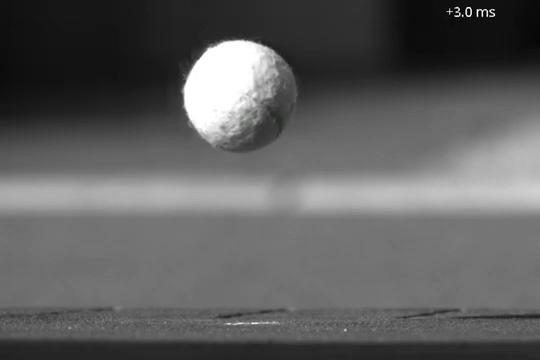
#> input picture frame 30 of ComputationalProject2/video.mp4, 540 x 360 px, given in place of good.mp4, which was not available
$ python final.py   (older library calls are emulated)
#> lines starting #> are read from the running program, lines starting #| are printed output that depends on the picture; after the words box and inside, x2 and y2 are one past the last pixel; in counts of white or black regions, pixels touching at a corner belong together; pictures that were not available may be replaced by others from this repository, and a replacement may not be noted
import cv2
import numpy as np

def detect_edges(image):
    sobel_x = np.array([[-1, 0, 1], [-2, 0, 2], [-1, 0, 1]])
    sobel_y = np.array([[-1, -2, -1], [0, 0, 0], [1, 2, 1]])

    grad_x = cv2.filter2D(image, cv2.CV_64F, sobel_x)
    grad_y = cv2.filter2D(image, cv2.CV_64F, sobel_y)

    grad_magnitude = np.sqrt(grad_x ** 2 + grad_y ** 2)

    grad_magnitude = (grad_magnitude / grad_magnitude.max() * 255).astype(np.uint8)
    _, edges = cv2.threshold(grad_magnitude, 50, 255, cv2.THRESH_BINARY)

    return edges

def calculate_distances(pts1, pts2):
    if len(pts1) == 0 or len(pts2) == 0:
        return []
    result = []
    for pt2 in pts2:
        row = []
        for pt1 in pts1:
            dist = ((pt1[0] - pt2[0]) ** 2 + (pt1[1] - pt2[1]) ** 2) ** 0.5
            row.append(dist)
        result.append(row)
    return result

def calculate_mean(lst):
    if len(lst) == 0:
        return 0
    total = 0
    for val in lst:
        total += val
    return total / len(lst)

def apply_threshold(diff_frame, threshold_value):
    thresh_frame = diff_frame.copy()
    for y in range(diff_frame.shape[0]):
        for x in range(diff_frame.shape[1]):
            thresh_frame[y, x] = 255 if diff_frame[y, x] > threshold_value else 0
    return thresh_frame

def process_video(video_path):
#> called with video_path = 'good.mp4'
    cap = cv2.VideoCapture(video_path)

    _, prev_frame = cap.read()
#> prev_frame is the input picture: shape (360, 540, 3); mean B, G, R 94.4, 94.4, 94.4
    prev_gray = cv2.cvtColor(prev_frame, cv2.COLOR_BGR2GRAY)

    prev_centroids = []
    frame_count = 0

    while cap.isOpened():
        ret, frame = cap.read()
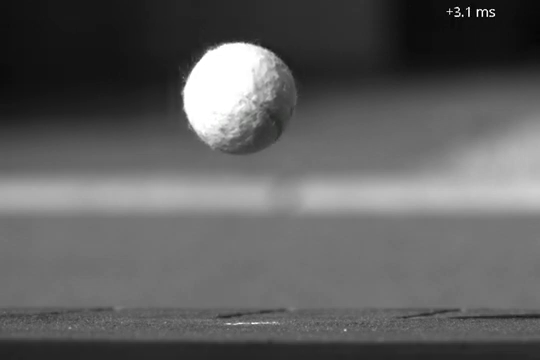
#> input picture frame 31 of ComputationalProject2/video.mp4, 540 x 360 px, given in place of good.mp4, which was not available
#> frame is the input picture: shape (360, 540, 3); mean B, G, R 94.3, 94.3, 94.3
        if not ret:
            break

        gray = cv2.cvtColor(frame, cv2.COLOR_BGR2GRAY)

        diff = cv2.absdiff(prev_gray, gray)
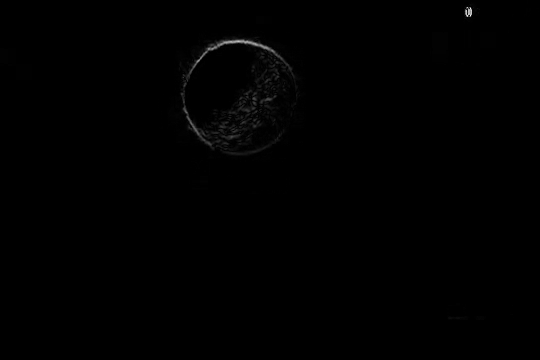
#> diff: shape (360, 540); min 0, max 250, mean 0.7

        thresh = apply_threshold(diff, 25)
#> after the loop in apply_threshold, `for y in range(diff_frame.shape[0]):`:
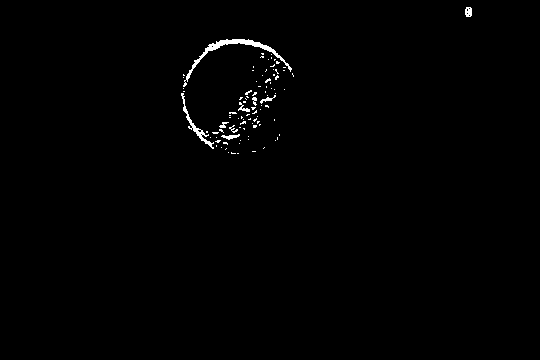
#> thresh_frame: shape (360, 540); 0.73% white; 94 white regions (85 under 20 px), largest, box (x1, y1, x2, y2) and area: (183, 39, 292, 87) 547, (181, 93, 214, 149) 231, (465, 7, 472, 17) 59

        edges = detect_edges(thresh)
#> in detect_edges, `grad_x = cv2.filter2D(image, cv2.CV_64F, sobel_x)`:
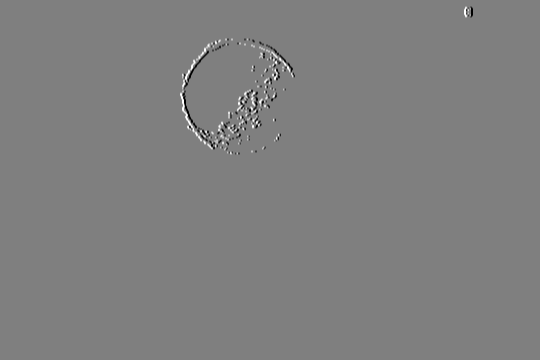
#> grad_x: shape (360, 540) float64; min -1020, max 1020, mean 0; drawn with min black and max white
#> in detect_edges, `_, edges = cv2.threshold(grad_magnitude, 50, 255, cv2.THRESH_BINARY)`:
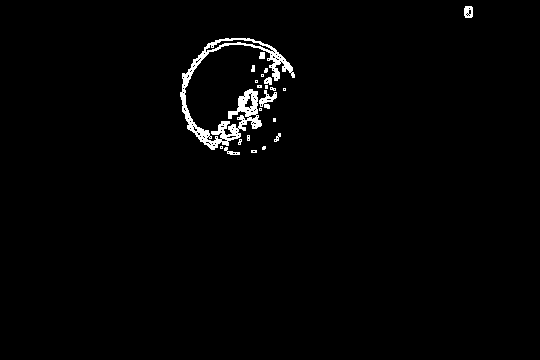
#> edges: shape (360, 540); 1.6% white; 22 white regions (14 under 20 px)

        contours, _ = cv2.findContours(edges, cv2.RETR_EXTERNAL, cv2.CHAIN_APPROX_SIMPLE)
#> contours = 22 contours, 15 with area under 20; largest, box (x1, y1, x2, y2) and area: (180, 38, 295, 150) 2384, (259, 90, 277, 109) 117, (464, 6, 473, 18) 84, (264, 77, 272, 85) 37, (224, 147, 240, 155) 35, (259, 52, 265, 59) 26, (274, 133, 281, 142) 20

        centroids = []
        for contour in contours:
            if cv2.contourArea(contour) > 500:
                M = cv2.moments(contour)
                if M["m00"] != 0:
                    cx = int(M["m10"] / M["m00"])
                    cy = int(M["m01"] / M["m00"])
                    centroids.append((cx, cy))
#> this loop made 22 passes
#> (cx, cy) on pass 21: (232, 92)
#> contour on passes 1, 4, 6, 8, 9, 11: [[251, 150], [251, 152], [256, 152], [256, 150]], [[220, 146], [220, 148], [222, 148], [222, 146]], [[247, 135], [247, 140], [249, 140], [249, 135]], [[273, 118], [273, 121], [275, 121], [275, 118]], [[259, 108], [259, 110], [261, 110], [261, 108]], [[283, 88], [283, 90], [285, 90], [285, 88]]
#> after the loop, centroids = [(232, 92)]

        if frame_count > 0 and len(prev_centroids) > 0 and len(centroids) > 0:
            distances = calculate_distances(prev_centroids, centroids)
            speeds = [min(row) for row in distances] if distances else []
            print(f"Frame {frame_count}: Moving objects = {len(centroids)}, Speeds = {speeds}")

        prev_centroids = centroids
#> prev_centroids = [(232, 92)]
        prev_gray = gray
        frame_count += 1

    cap.release()

process_video("good.mp4")

$ run again, starting later in the video
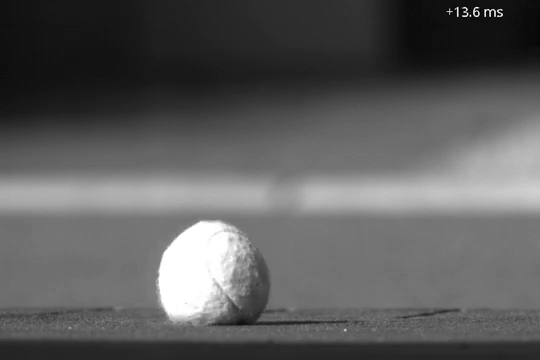
#> input picture frame 136 of ComputationalProject2/video.mp4, 540 x 360 px, given in place of good.mp4, which was not available
#> in process_video, prev_frame is the input picture: shape (360, 540, 3); min 0, max 255, mean 91.9
#> after the loop in apply_threshold, `for y in range(diff_frame.shape[0]):`:
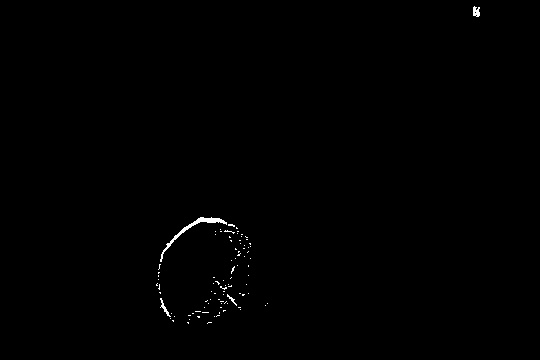
#> thresh_frame: shape (360, 540); 0.35% white in thin lines or dots, all inside (x1, y1, x2, y2) = (156, 6, 480, 324)
#> in detect_edges, `_, edges = cv2.threshold(grad_magnitude, 50, 255, cv2.THRESH_BINARY)`:
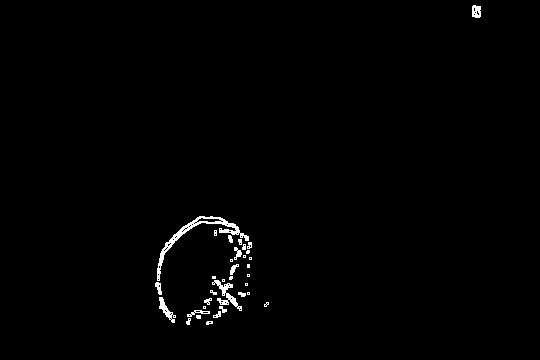
#> edges: shape (360, 540); 0.96% white; 34 white regions (15 under 20 px)
#> contours = 34 contours, 23 with area under 20; largest, box (x1, y1, x2, y2) and area: (157, 216, 249, 281) 620, (212, 280, 242, 311) 207, (159, 297, 176, 323) 120, (472, 5, 481, 18) 87, (187, 310, 210, 317) 47
#> the loop in process_video, `for contour in contours:` made 34 passes
#> (cx, cy) on pass 33: (197, 233)
#> after the loop in process_video, `for contour in contours:`: centroids = [(197, 233)]

$ run again, starting later in the video
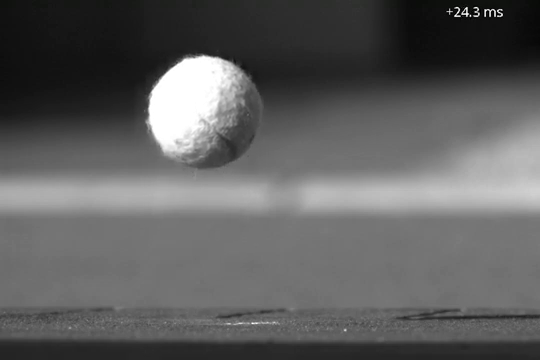
#> input picture frame 243 of ComputationalProject2/video.mp4, 540 x 360 px, given in place of good.mp4, which was not available
#> in process_video, prev_frame is the input picture: shape (360, 540, 3); mean B, G, R 94.4, 94.5, 94.5
#> after the loop in apply_threshold, `for y in range(diff_frame.shape[0]):`:
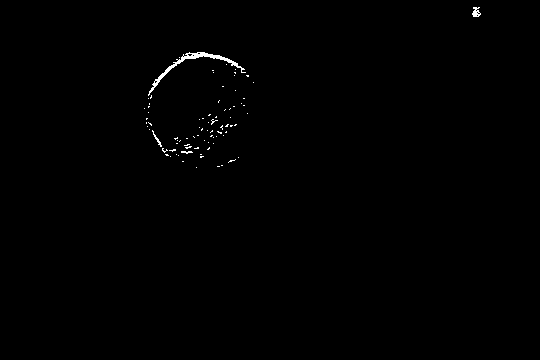
#> thresh_frame: shape (360, 540); 0.4% white in thin lines or dots, all inside (x1, y1, x2, y2) = (144, 7, 481, 168)
#> in detect_edges, `_, edges = cv2.threshold(grad_magnitude, 50, 255, cv2.THRESH_BINARY)`:
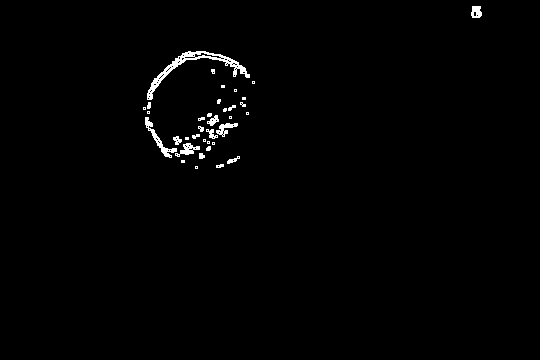
#> edges: shape (360, 540); 1% white; 36 white regions (19 under 20 px)
#> contours = 36 contours, 26 with area under 20; largest, box (x1, y1, x2, y2) and area: (147, 51, 250, 100) 730, (145, 117, 177, 158) 200, (175, 143, 200, 157) 122, (216, 123, 238, 137) 104, (471, 6, 482, 18) 94
#> the loop in process_video, `for contour in contours:` made 36 passes
#> (cx, cy) on pass 35: (193, 66)
#> after the loop in process_video, `for contour in contours:`: centroids = [(193, 66)]
